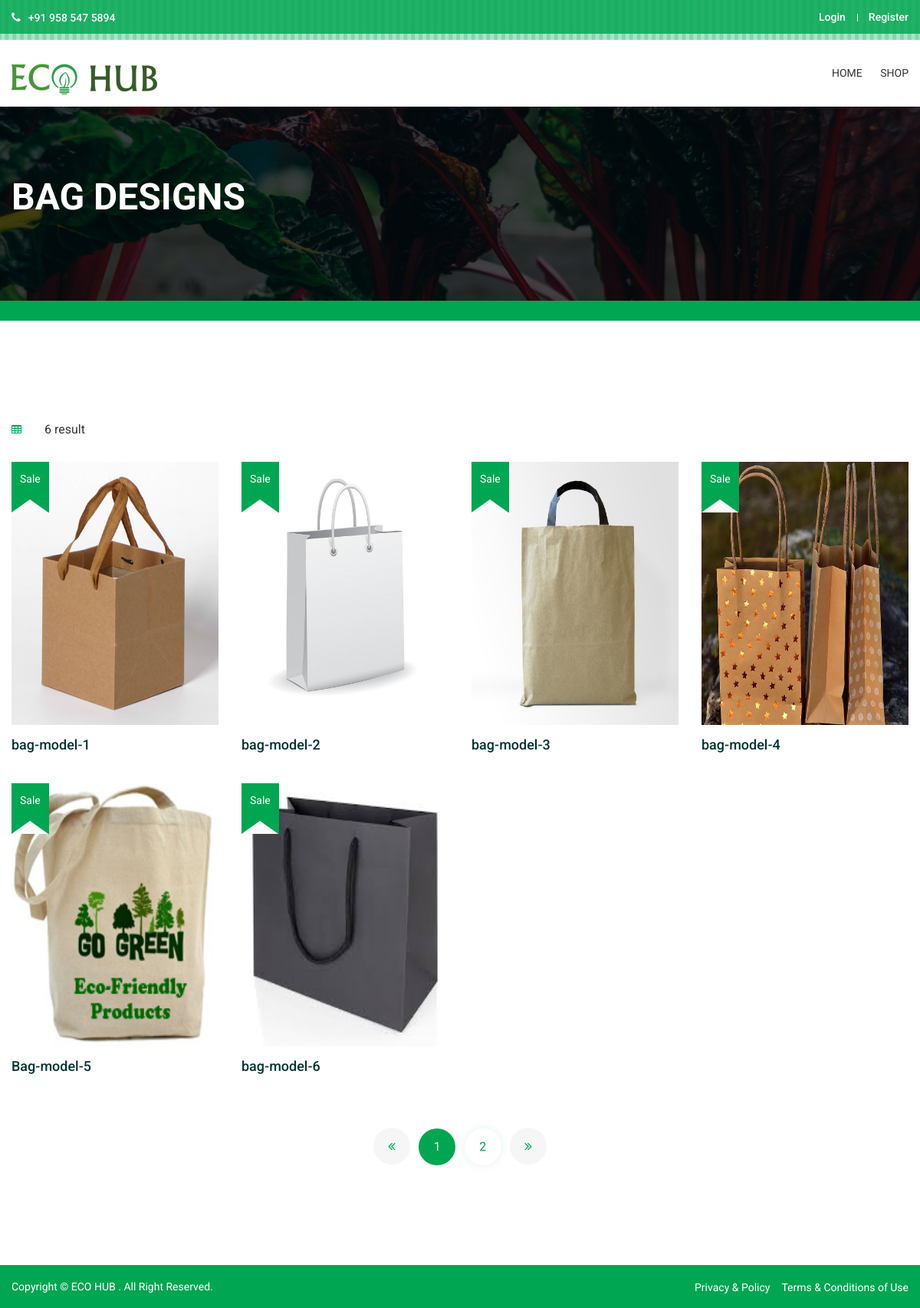
Page /bag.php on the committed database.
### tables this page shows
CREATE TABLE `paper_bag_tb` (
  `bag_id` int(11) NOT NULL,
  `model_name` varchar(100) NOT NULL,
  `bag_image` varchar(100) NOT NULL
);

### bag.php (the view, shortened to what this page needs)
<?php
include('connection.php');
$query=mysqli_query($conn,"SELECT * FROM paper_bag_tb");
$count=mysqli_num_rows($query);
?>
<!doctype html>
<html class="no-js" lang="zxx">
<head>
    <link rel="stylesheet" href="assets/css/bootstrap.min.css">
    <link rel="stylesheet" href="assets/css/icons.min.css">
    <link rel="stylesheet" href="assets/css/plugins.css">
    <link rel="stylesheet" href="assets/css/style.css">
</head>
<body>
    <?php
         if(@$_SESSION['role']=='user' || @$_SESSION['role']=='worker')
            {
                       include 'include/header.php';
        }
    else{
                     include'include/head.php';
        }
            ?>
<div class="breadcrumb-area">
    <div class="breadcrumb-top default-overlay bg-img breadcrumb-overly-4 pt-100 pb-95" style="background-image:url(assets/img/bg/breadcrumb-bg-4.jpg);">
        <div class="container">
            <h2>BAG DESIGNS</h2>
        </div>
    </div>
    <div class="breadcrumb-bottom">
    </div>
</div>
<div class="event-area pt-130 pb-130">
    <div class="container">
        <div class="row">
            <div class="col-12">
                <div class="shop-top-bar">
                    <div class="shop-tab-wrap">
                        <div class="shop-tab nav">
                            <a class="active" href="#shop-1" data-toggle="tab">
                                <i class="fa fa-table"></i>
                            </a>
                        </div>
                        <p> <?php echo $count;?> result</p>
                    </div>
                </div>
                <div class="shop-bottom-area mt-30">
                    <div class="tab-content jump">
                        <div id="shop-1" class="tab-pane active">
                            <div class="row">
                                <?php while($row=mysqli_fetch_assoc($query)){?>
                                <div class="col-xl-3 col-lg-4 col-md-6 col-sm-6 col-12">
                                    <div class="product-wrap mb-30">
                                        <div class="product-img">
                                            <a href="single-product.html"><img src="admin/image/<?php echo $row['bag_image'];?>"width="270" height="343" alt=""></a>
                                            <span>Sale</span>
                                        </div>
                                        <div class="product-content">
                                            <div class="pro-title-rating-wrap">
                                                <div class="product-title">
                                                    <h3><a href="single-product.html"><?php echo $row['model_name'];?></a></h3>
                                                </div>
                                            </div>
                                        </div>
                                    </div>
                                </div>
                               <?php } ?>
                            </div>
                        </div>
                    </div>
                </div>
            </div>
        </div>
        <div class="pro-pagination-style text-center mt-30">
            <ul>
                <li><a class="prev" href="#"><i class="fa fa-angle-double-left"></i></a></li>
                <li><a class="active" href="#">1</a></li>
                <li><a href="#">2</a></li>
                <li><a class="next" href="#"><i class="fa fa-angle-double-right"></i></a></li>
            </ul>
        </div>
    </div>
</div>
<footer class="footer-area">
    <div class="footer-bottom pt-15 pb-15">
        <div class="container">
            <div class="row align-items-center">
                <div class="col-lg-4 col-md-12">
                    <div class="copyright">
                        <p>
                            Copyright ©
                            <a href="#">ECO HUB</a>
                            . All Right Reserved.
                        </p>
                    </div>
                </div>
                <div class="col-lg-8 col-md-12">
                    <div class="footer-menu-social">
                        <div class="footer-menu">
                            <ul>
                                <li><a href="#">Privacy & Policy</a></li>
                                <li><a href="#">Terms & Conditions of Use</a></li>
                            </ul>
                        </div>
                    </div>
                </div>
            </div>
        </div>
    </div>
</footer>
</body>
</html>

### include/head.php (shortened to what this page needs)
<header class="header-area">
    <div class="header-top bg-img" style="background-image:url(assets/img/icon-img/header-shape.png);">
        <div class="container">
            <div class="row">
                <div class="col-lg-6 col-md-7 col-12 col-sm-8">
                    <div class="header-contact">
                        <ul>
                            <li><i class="fa fa-phone"></i> +91 958 547 5894</li>
                        </ul>
                    </div>
                </div>
                <div class="col-lg-6 col-md-5 col-12 col-sm-4">
                    <div class="login-register">
                        <ul>
                            <li><a href="login.php">Login</a></li>
                            <li><a href="register.php">Register</a></li>
                        </ul>
                    </div>
                </div>
            </div>
        </div>
    </div>
    <div class="header-bottom sticky-bar clearfix">
        <div class="container">
            <div class="row">
                <div class="col-lg-2 col-md-6 col-4">
                    <div class="logo">
                        <a href="index.php">
                            <img alt="" src="assets/img/logo/logo.png" >
                        </a>
                    </div>
                </div>
                <div class="col-lg-10 col-md-6 col-8">
                    <div class="menu-cart-wrap">
                        <div class="main-menu">
                            <nav>
                                <ul>
                                    <li><a href="index.php"> HOME </a>
                                    </li>
                                    <li><a> SHOP </a>
                                    </li>
                                </ul>
                            </nav>
                        </div>
                    </div>
                </div>
            </div>
        </div>
    </div>
</header>

### rows in the picture
paper_bag_tb: bag_image (picture), model_name "bag-model-1"
paper_bag_tb: bag_image (picture), model_name "bag-model-2"
paper_bag_tb: bag_image (placeholder picture), model_name "bag-model-3"
paper_bag_tb: bag_image (picture), model_name "bag-model-4"
paper_bag_tb: bag_image (picture), model_name "Bag-model-5"
paper_bag_tb: bag_image (picture), model_name "bag-model-6"

### other values in the picture
$count "6"
